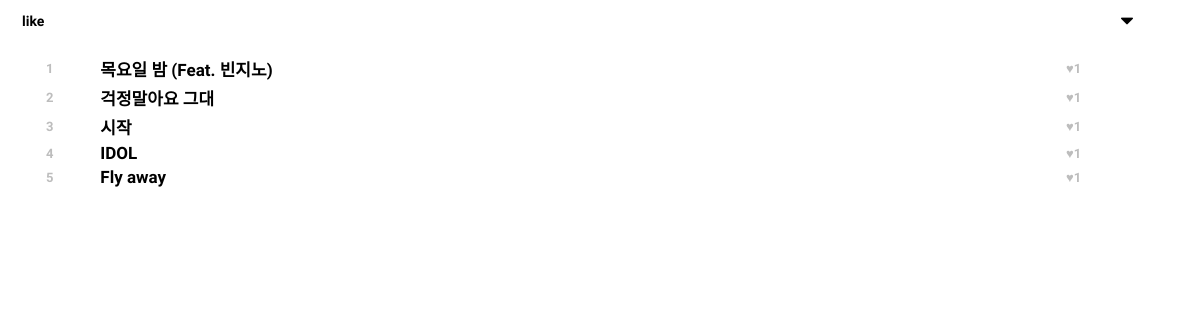
/music/music_rank/f_like/, run on an earlier commit of the app's database.
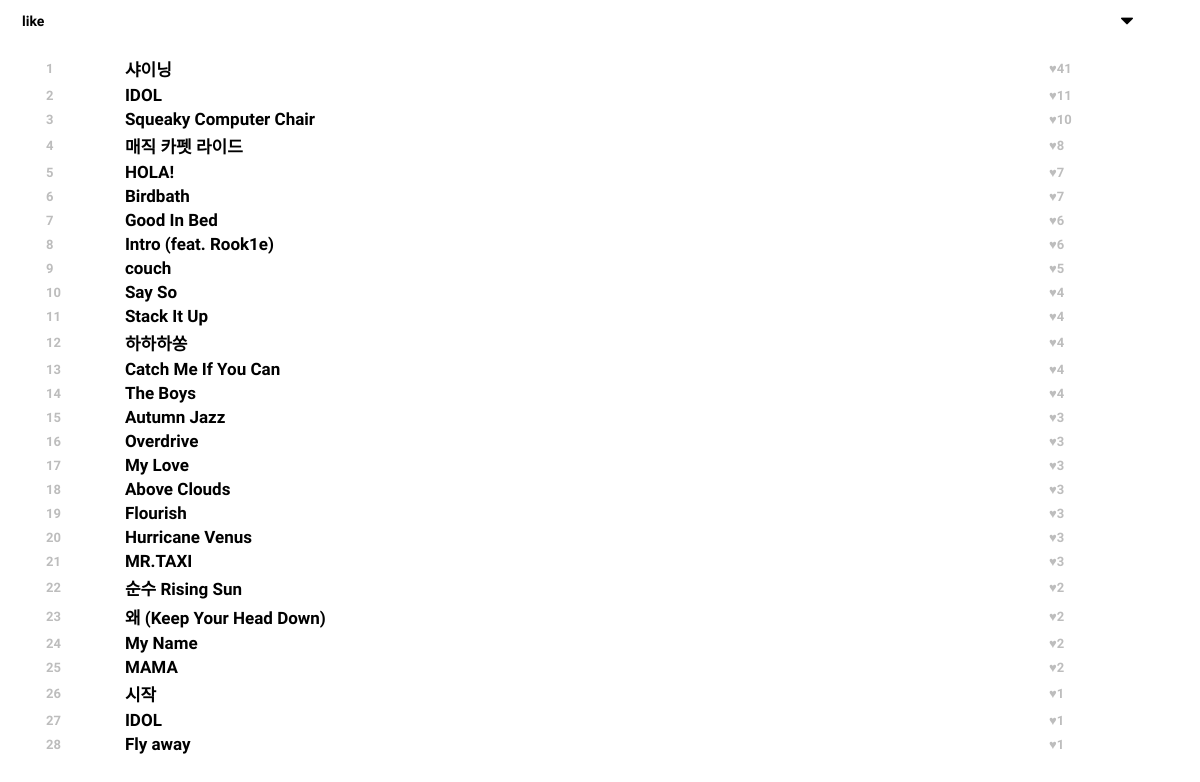
And on a later commit of the database.
### music/models.py (models this page shows, shortened)
class Music(models.Model):
    m_like = models.IntegerField(default=0)
    m_title = models.CharField(max_length=100)
    m_videoCd = models.CharField(max_length=100, null=True)
    artist_fk = models.ForeignKey(Artist, on_delete=models.CASCADE)

### music/views.py (the view)
# urls.py: path('music_rank/f_like/', views.m_music_rank_like, name='music_rank_like'),
def m_music_rank_like(request):
    info_music = models.Music.objects.all().exclude(m_like=0).order_by('-m_like')
    return render(request, 'music_rank.html', {'info_music': info_music, 'select': 'f_like'})

### music/models.py (called while the page is built)
    def __str__(self):
        return self.a_name

### templates/music_rank.html (shortened to what this page needs)
<!DOCTYPE html>
<html lang="en">
<head>
    <link rel="stylesheet" href="static/css/style.css">
</head>
<body>
<div>
    <select onchange='f_select(this)' name="f_select" class=""
            style="width: 100%; float: top; background: url(static/down.png) no-repeat 95% 50%; border: none; padding-left: 14px;
                    font-family: 'Gowun Dodum', sans-serif; font-weight: bold; font-size:14px; ">
        <optgroup>
            {% if select == 'f_like' %}
            <option value="f_like" selected="selected">like</option>
            {% endif %}
        </optgroup>
    </select>
</div>
<div id="rank_list" style="padding:15px 30px 0px 35px;">
    <div>
        <table class="table">
            <thead>
            <tr>
                <th scope="col"></th>
                <th scope="col"></th>
                <th scope="col"></th>
            </tr>
            </thead>
            <tbody id="">
            {% for music in info_music %}
            <tr>
                <td class="rank" style="color: #BDBDBD; font-size: 8;">{{ forloop.counter }}</td>
                <td style="font-size: 17px; color: black;"><a onclick="window.open('/music/musicvideo/{{ music.m_videoCd }}/{{ music.m_title }}/{{ music.artist_fk }}/', 'video_popup', 'width=720, height=600, left='+popup_x+', top='+popup_y+'')">{{ music.m_title }}</a></td>
                <td style="color:#BDBDBD; font-size: 8;">♥{{ music.m_like }}</td>
            </tr>
            {% endfor %}
            </tbody>
        </table>
    </div>
</div>
</body>
</html>

What changed in the data, as far as the page shows it:
removed Music: m_title "목요일 밤 (Feat. 빈지노)", m_like "1"
removed Music: m_title "걱정말아요 그대", m_like "1"
added Music: m_title "샤이닝", m_like "41"
added Music: m_title "IDOL", m_like "11"
added Music: m_title "Squeaky Computer Chair", m_like "10"
added Music: m_title "매직 카펫 라이드", m_like "8"
added Music: m_title "HOLA!", m_like "7"
added Music: m_title "Birdbath", m_like "7"
now on this page (row edited): Music: m_title "Good In Bed", m_like "6"
added Music: m_title "Intro (feat. Rook1e)", m_like "6"
added Music: m_title "couch", m_like "5"
now on this page (row edited): Music: m_title "Say So", m_like "4"
added Music: m_title "Stack It Up", m_like "4"
added Music: m_title "하하하쏭", m_like "4"
added Music: m_title "Catch Me If You Can", m_like "4"
added Music: m_title "The Boys", m_like "4"
added Music: m_title "Autumn Jazz", m_like "3"
added Music: m_title "Overdrive", m_like "3"
added Music: m_title "My Love", m_like "3"
added Music: m_title "Above Clouds", m_like "3"
added Music: m_title "Flourish", m_like "3"
added Music: m_title "Hurricane Venus", m_like "3"
added Music: m_title "MR.TAXI", m_like "3"
added Music: m_title "순수 Rising Sun", m_like "2"
added Music: m_title "왜 (Keep Your Head Down)", m_like "2"
added Music: m_title "My Name", m_like "2"
added Music: m_title "MAMA", m_like "2"
